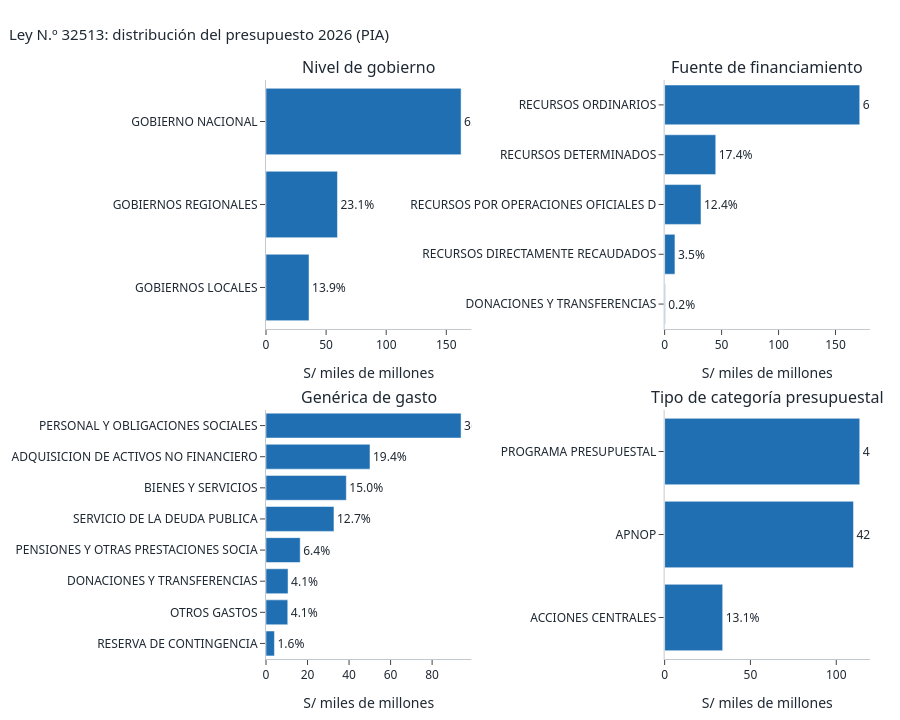

Notebook source saved alongside this figure:
### Code cell
# 7.2 Distribución del presupuesto 2026 (anexos 1–4): nivel, fuente, genérica, categoría presupuestal, función y pliego.
def distribucion(por, n=None):
    t = (base[base["anio"].isin([ANIO_LEY - 1, ANIO_LEY])].groupby(["anio", por], observed=True)["monto_pia"].sum()
         .unstack("anio").fillna(0.0))
    out = pd.DataFrame({"PIA 2026": t[ANIO_LEY], "participación": t[ANIO_LEY] / t[ANIO_LEY].sum(),
                        "PIA 2025": t[ANIO_LEY - 1], "variación": (t[ANIO_LEY] / t[ANIO_LEY - 1] - 1).where(t[ANIO_LEY - 1] > 0)})
    out = out.sort_values("PIA 2026", ascending=False)
    return out.head(n) if n else out


LEY_DIST = {"Nivel de gobierno": distribucion("nivel_gobierno_nombre"),
            "Fuente de financiamiento": distribucion("fuente_financiamiento_nombre"),
            "Genérica de gasto": distribucion("generica_nombre"),
            "Tipo de categoría presupuestal": distribucion("tipo_programa"),
            "Función": distribucion("funcion_nombre"),
            "Pliego (15 mayores)": distribucion("pliego_nombre", TOP_N),
            "Programa presupuestal (15 mayores)": distribucion("programa_etiqueta", TOP_N)}
fmt_ley = {"PIA 2026": "S/ {:,.0f}", "PIA 2025": "S/ {:,.0f}", "participación": "{:.1%}", "variación": "{:+.1%}"}
for nombre in ["Función", "Pliego (15 mayores)", "Programa presupuestal (15 mayores)"]:
    display(Markdown(f"**{nombre}**"))
    display(LEY_DIST[nombre].style.format(fmt_ley, na_rep="—"))
for nombre, t in LEY_DIST.items():
    t.to_csv(OUTPUTS / f"ley_2026_{nombre.split(' (')[0].lower().replace(' ', '_')}.csv", encoding="utf-8-sig")

if TIENE_PLOTLY:
    paneles = ["Nivel de gobierno", "Fuente de financiamiento", "Genérica de gasto", "Tipo de categoría presupuestal"]
    fig = make_subplots(rows=2, cols=2, subplot_titles=paneles, horizontal_spacing=0.32, vertical_spacing=0.14)
    for k, nombre in enumerate(paneles):
        t = LEY_DIST[nombre].head(8).iloc[::-1]
        fig.add_bar(y=[str(i)[:36] for i in t.index], x=t["PIA 2026"] / 1e9, orientation="h", marker_color=AZUL, showlegend=False,
                    text=[f"{p:.1%}" for p in t["participación"]], textposition="outside",
                    hovertemplate="%{y}: S/ %{x:,.1f} mil millones<extra></extra>", row=k // 2 + 1, col=k % 2 + 1)
    fig.update_xaxes(title_text="S/ miles de millones")
    fig.update_layout(title="Ley N.º 32513: distribución del presupuesto 2026 (PIA)", height=720)
    mostrar(fig, "ley_2026_distribucion")

    fn = LEY_DIST["Función"].head(12).iloc[::-1]
    fig = go.Figure()
    fig.add_bar(y=fn.index.astype(str), x=fn["PIA 2025"] / 1e9, orientation="h", name="PIA 2025", marker_color=COLOR_ANIO.get(ANIO_LEY - 1, GRIS))
    fig.add_bar(y=fn.index.astype(str), x=fn["PIA 2026"] / 1e9, orientation="h", name="PIA 2026 (Ley N.º 32513)", marker_color=AZUL,
                text=[f"{v:+.1%}" for v in fn["variación"]], textposition="outside")
    fig.update_layout(title="PIA por función: Ley 2026 frente al presupuesto 2025 (12 funciones con mayor asignación)",
                      barmode="group", xaxis_title="S/ miles de millones", height=600)
    mostrar(fig, "ley_2026_funciones")

niv = LEY_DIST["Nivel de gobierno"]
fn = LEY_DIST["Función"]
fn_rel = fn[fn["participación"] >= 0.01]
tc = LEY_DIST["Tipo de categoría presupuestal"]
nota(f"""**Lectura automática**

- La Ley asigna **{s_millones(pia_total)}** (diferencia con el monto legal: {dif_total:+.3%}). Por nivel: Gobierno Nacional **{niv.loc['GOBIERNO NACIONAL', 'participación']:.1%}**, gobiernos regionales **{niv.loc['GOBIERNOS REGIONALES', 'participación']:.1%}** ({niv.loc['GOBIERNOS REGIONALES', 'variación']:+.1%} frente a 2025) y gobiernos locales **{niv.loc['GOBIERNOS LOCALES', 'participación']:.1%}**.
- La función con mayor asignación es **{str(fn.index[0]).title()}** ({fn.iloc[0]['participación']:.1%} del total). Entre las funciones con al menos 1 % del presupuesto, la que más crece es **{str(fn_rel['variación'].idxmax()).title()}** ({fn_rel['variación'].max():+.1%}) y la que más se reduce **{str(fn_rel['variación'].idxmin()).title()}** ({fn_rel['variación'].min():+.1%}).
- El **{tc.loc['PROGRAMA PRESUPUESTAL', 'participación'] if 'PROGRAMA PRESUPUESTAL' in tc.index else float('nan'):.1%}** del presupuesto se asigna mediante **programas presupuestales** (presupuesto por resultados); el resto financia acciones centrales y asignaciones que no resultan en productos (APNOP).""" if not MODO_MUESTRA else "Modo muestra: lectura omitida.")

### Figure 1 — Plotly figure (JSON) as saved in the notebook; plotly's stock layout.template omitted (floating-point values rounded to 4 significant figures)
{"data": [{"hovertemplate": "%{y}: S/ %{x:,.1f} mil millones<extra></extra>", "marker": {"color": "#1F6FB2"}, "orientation": "h", "showlegend": false, "text": ["13.9%", "23.1%", "63.0%"], "textposition": "outside", "type": "bar", "x": [35.8, 59.46, 162.3], "xaxis": "x", "y": ["GOBIERNOS LOCALES", "GOBIERNOS REGIONALES", "GOBIERNO NACIONAL"], "yaxis": "y"}, {"hovertemplate": "%{y}: S/ %{x:,.1f} mil millones<extra></extra>", "marker": {"color": "#1F6FB2"}, "orientation": "h", "showlegend": false, "text": ["0.2%", "3.5%", "12.4%", "17.4%", "66.5%"], "textposition": "outside", "type": "bar", "x": [0.5214, 9.042, 31.9, 44.86, 171.2], "xaxis": "x2", "y": ["DONACIONES Y TRANSFERENCIAS", "RECURSOS DIRECTAMENTE RECAUDADOS", "RECURSOS POR OPERACIONES OFICIALES D", "RECURSOS DETERMINADOS", "RECURSOS ORDINARIOS"], "yaxis": "y2"}, {"hovertemplate": "%{y}: S/ %{x:,.1f} mil millones<extra></extra>", "marker": {"color": "#1F6FB2"}, "orientation": "h", "showlegend": false, "text": ["1.6%", "4.1%", "4.1%", "6.4%", "12.7%", "15.0%", "19.4%", "36.5%"], "textposition": "outside", "type": "bar", "x": [4.061, 10.48, 10.61, 16.47, 32.73, 38.69, 50.08, 93.96], "xaxis": "x3", "y": ["RESERVA DE CONTINGENCIA", "OTROS GASTOS", "DONACIONES Y TRANSFERENCIAS", "PENSIONES Y OTRAS PRESTACIONES SOCIA", "SERVICIO DE LA DEUDA PUBLICA", "BIENES Y SERVICIOS", "ADQUISICION DE ACTIVOS NO FINANCIERO", "PERSONAL Y OBLIGACIONES SOCIALES"], "yaxis": "y3"}, {"hovertemplate": "%{y}: S/ %{x:,.1f} mil millones<extra></extra>", "marker": {"color": "#1F6FB2"}, "orientation": "h", "showlegend": false, "text": ["13.1%", "42.7%", "44.1%"], "textposition": "outside", "type": "bar", "x": [33.82, 110.1, 113.7], "xaxis": "x4", "y": ["ACCIONES CENTRALES", "APNOP", "PROGRAMA PRESUPUESTAL"], "yaxis": "y4"}], "layout": {"annotations": [{"font": {"size": 16}, "showarrow": false, "text": "Nivel de gobierno", "x": 0.17, "xanchor": "center", "xref": "paper", "y": 1, "yanchor": "bottom", "yref": "paper"}, {"font": {"size": 16}, "showarrow": false, "text": "Fuente de financiamiento", "x": 0.83, "xanchor": "center", "xref": "paper", "y": 1, "yanchor": "bottom", "yref": "paper"}, {"font": {"size": 16}, "showarrow": false, "text": "Genérica de gasto", "x": 0.17, "xanchor": "center", "xref": "paper", "y": 0.43, "yanchor": "bottom", "yref": "paper"}, {"font": {"size": 16}, "showarrow": false, "text": "Tipo de categoría presupuestal", "x": 0.83, "xanchor": "center", "xref": "paper", "y": 0.43, "yanchor": "bottom", "yref": "paper"}], "height": 720, "title": {"text": "Ley N.º 32513: distribución del presupuesto 2026 (PIA)"}, "xaxis": {"anchor": "y", "domain": [0, 0.34], "title": {"text": "S/ miles de millones"}}, "xaxis2": {"anchor": "y2", "domain": [0.66, 1.0], "title": {"text": "S/ miles de millones"}}, "xaxis3": {"anchor": "y3", "domain": [0, 0.34], "title": {"text": "S/ miles de millones"}}, "xaxis4": {"anchor": "y4", "domain": [0.66, 1.0], "title": {"text": "S/ miles de millones"}}, "yaxis": {"anchor": "x", "domain": [0.57, 1]}, "yaxis2": {"anchor": "x2", "domain": [0.57, 1]}, "yaxis3": {"anchor": "x3", "domain": [0, 0.43]}, "yaxis4": {"anchor": "x4", "domain": [0, 0.43]}}}
